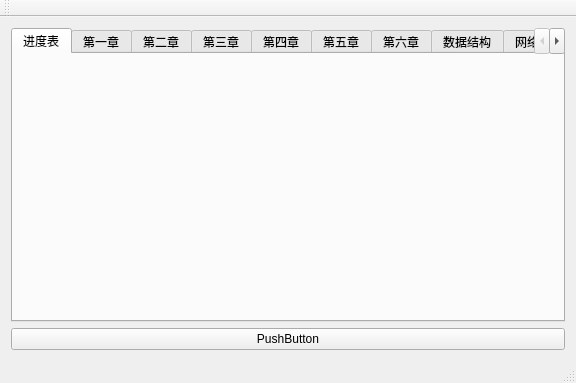
<?xml version="1.0" encoding="UTF-8"?>
<ui version="4.0">
 <class>MainWindow</class>
 <widget class="QMainWindow" name="MainWindow">
  <property name="geometry">
   <rect>
    <x>0</x>
    <y>0</y>
    <width>576</width>
    <height>383</height>
   </rect>
  </property>
  <property name="windowTitle">
   <string>MainWindow</string>
  </property>
  <widget class="QWidget" name="centralWidget">
   <layout class="QGridLayout" name="gridLayout">
    <item row="0" column="0">
     <widget class="QTabWidget" name="tabWidget">
      <property name="currentIndex">
       <number>0</number>
      </property>
      <widget class="QWidget" name="tab_9">
       <attribute name="title">
        <string>进度表</string>
       </attribute>
      </widget>
      <widget class="QWidget" name="tab">
       <attribute name="title">
        <string>第一章</string>
       </attribute>
       <layout class="QGridLayout" name="gridLayout_2">
        <item row="0" column="0">
         <widget class="QPushButton" name="pushButton">
          <property name="text">
           <string>README</string>
          </property>
         </widget>
        </item>
        <item row="1" column="0">
         <widget class="QPushButton" name="pushButton_7">
          <property name="text">
           <string>serialport</string>
          </property>
         </widget>
        </item>
        <item row="1" column="1">
         <widget class="QPushButton" name="pushButton_8">
          <property name="text">
           <string>README</string>
          </property>
         </widget>
        </item>
        <item row="1" column="2">
         <widget class="QPushButton" name="pushButton_9">
          <property name="text">
           <string>README</string>
          </property>
         </widget>
        </item>
        <item row="1" column="4">
         <widget class="QPushButton" name="pushButton_10">
          <property name="text">
           <string>README</string>
          </property>
         </widget>
        </item>
       </layout>
      </widget>
      <widget class="QWidget" name="tab_2">
       <attribute name="title">
        <string>第二章</string>
       </attribute>
       <layout class="QGridLayout" name="gridLayout_7">
        <item row="0" column="0">
         <widget class="QPushButton" name="pushButton_2">
          <property name="text">
           <string>project1</string>
          </property>
         </widget>
        </item>
       </layout>
      </widget>
      <widget class="QWidget" name="tab_3">
       <attribute name="title">
        <string>第三章</string>
       </attribute>
       <layout class="QGridLayout" name="gridLayout_6">
        <item row="0" column="0">
         <widget class="QPushButton" name="pushButton_3">
          <property name="text">
           <string>project1</string>
          </property>
         </widget>
        </item>
       </layout>
      </widget>
      <widget class="QWidget" name="tab_4">
       <attribute name="title">
        <string>第四章</string>
       </attribute>
       <layout class="QGridLayout" name="gridLayout_5">
        <item row="0" column="0">
         <widget class="QPushButton" name="pushButton_4">
          <property name="text">
           <string>project1</string>
          </property>
         </widget>
        </item>
       </layout>
      </widget>
      <widget class="QWidget" name="tab_5">
       <attribute name="title">
        <string>第五章</string>
       </attribute>
       <layout class="QGridLayout" name="gridLayout_4">
        <item row="0" column="0">
         <widget class="QPushButton" name="pushButton_5">
          <property name="text">
           <string>project1</string>
          </property>
         </widget>
        </item>
       </layout>
      </widget>
      <widget class="QWidget" name="tab_6">
       <attribute name="title">
        <string>第六章</string>
       </attribute>
       <layout class="QGridLayout" name="gridLayout_3">
        <item row="0" column="0">
         <widget class="QPushButton" name="pushButton_6">
          <property name="text">
           <string>project1</string>
          </property>
         </widget>
        </item>
       </layout>
      </widget>
      <widget class="QWidget" name="tab_7">
       <attribute name="title">
        <string>数据结构</string>
       </attribute>
       <layout class="QGridLayout" name="gridLayout_8">
        <item row="0" column="0">
         <widget class="QPushButton" name="pushButton_11">
          <property name="text">
           <string>斐波那契数列</string>
          </property>
         </widget>
        </item>
        <item row="0" column="1">
         <widget class="QPushButton" name="pushButton_13">
          <property name="text">
           <string>汉诺塔</string>
          </property>
         </widget>
        </item>
        <item row="0" column="2" rowspan="2">
         <widget class="QPlainTextEdit" name="plainTextEdit"/>
        </item>
        <item row="1" column="0">
         <widget class="QPushButton" name="pushButton_12">
          <property name="text">
           <string>八皇后</string>
          </property>
         </widget>
        </item>
        <item row="1" column="1">
         <widget class="QPushButton" name="pushButton_14">
          <property name="text">
           <string>PushButton</string>
          </property>
         </widget>
        </item>
       </layout>
      </widget>
      <widget class="QWidget" name="tab_8">
       <attribute name="title">
        <string>网络工具</string>
       </attribute>
      </widget>
     </widget>
    </item>
    <item row="1" column="0">
     <widget class="QPushButton" name="pushButton_15">
      <property name="text">
       <string>PushButton</string>
      </property>
     </widget>
    </item>
   </layout>
  </widget>
  <widget class="QMenuBar" name="menuBar">
   <property name="geometry">
    <rect>
     <x>0</x>
     <y>0</y>
     <width>576</width>
     <height>23</height>
    </rect>
   </property>
  </widget>
  <widget class="QToolBar" name="mainToolBar">
   <attribute name="toolBarArea">
    <enum>TopToolBarArea</enum>
   </attribute>
   <attribute name="toolBarBreak">
    <bool>false</bool>
   </attribute>
  </widget>
  <widget class="QStatusBar" name="statusBar"/>
 </widget>
 <layoutdefault spacing="6" margin="11"/>
 <resources/>
 <connections/>
</ui>
